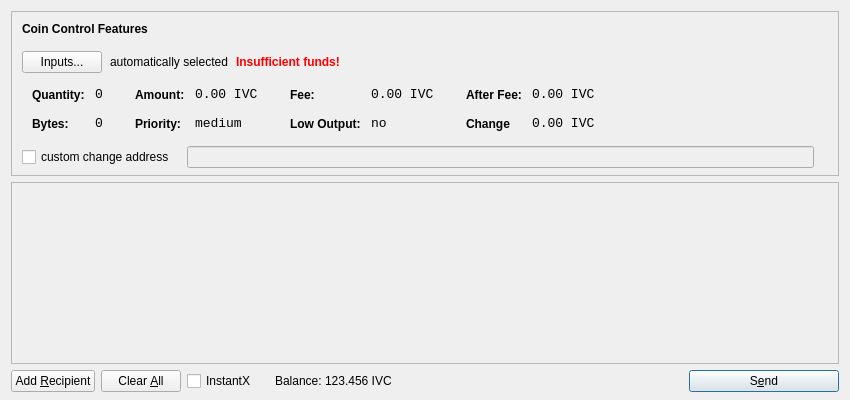
<?xml version="1.0" encoding="UTF-8"?>
<ui version="4.0">
 <class>SendCoinsDialog</class>
 <widget class="QDialog" name="SendCoinsDialog">
  <property name="geometry">
   <rect>
    <x>0</x>
    <y>0</y>
    <width>850</width>
    <height>400</height>
   </rect>
  </property>
  <property name="windowTitle">
   <string>Send Coins</string>
  </property>
  <property name="styleSheet">
   <string notr="true"/>
  </property>
  <layout class="QVBoxLayout" name="verticalLayout" stretch="0,1,0">
   <property name="bottomMargin">
    <number>8</number>
   </property>
   <item>
    <widget class="QFrame" name="frameCoinControl">
     <property name="sizePolicy">
      <sizepolicy hsizetype="Expanding" vsizetype="Expanding">
       <horstretch>0</horstretch>
       <verstretch>0</verstretch>
      </sizepolicy>
     </property>
     <property name="maximumSize">
      <size>
       <width>16777215</width>
       <height>16777215</height>
      </size>
     </property>
     <property name="frameShape">
      <enum>QFrame::StyledPanel</enum>
     </property>
     <property name="frameShadow">
      <enum>QFrame::Sunken</enum>
     </property>
     <layout class="QVBoxLayout" name="verticalLayoutCoinControl2">
      <property name="spacing">
       <number>6</number>
      </property>
      <property name="leftMargin">
       <number>0</number>
      </property>
      <property name="topMargin">
       <number>0</number>
      </property>
      <property name="rightMargin">
       <number>0</number>
      </property>
      <property name="bottomMargin">
       <number>6</number>
      </property>
      <item>
       <layout class="QVBoxLayout" name="verticalLayoutCoinControl" stretch="0,0,0,0,1">
        <property name="spacing">
         <number>0</number>
        </property>
        <property name="leftMargin">
         <number>10</number>
        </property>
        <property name="topMargin">
         <number>10</number>
        </property>
        <item>
         <layout class="QHBoxLayout" name="horizontalLayoutCoinControl1">
          <property name="bottomMargin">
           <number>15</number>
          </property>
          <item>
           <widget class="QLabel" name="labelCoinControlFeatures">
            <property name="sizePolicy">
             <sizepolicy hsizetype="Preferred" vsizetype="Maximum">
              <horstretch>0</horstretch>
              <verstretch>0</verstretch>
             </sizepolicy>
            </property>
            <property name="font">
             <font>
              <weight>75</weight>
              <bold>true</bold>
             </font>
            </property>
            <property name="styleSheet">
             <string notr="true">font-weight:bold;</string>
            </property>
            <property name="text">
             <string>Coin Control Features</string>
            </property>
           </widget>
          </item>
         </layout>
        </item>
        <item>
         <layout class="QHBoxLayout" name="horizontalLayoutCoinControl2" stretch="0,0,0,0">
          <property name="spacing">
           <number>8</number>
          </property>
          <property name="bottomMargin">
           <number>10</number>
          </property>
          <item>
           <widget class="QPushButton" name="pushButtonCoinControl">
            <property name="styleSheet">
             <string notr="true"/>
            </property>
            <property name="text">
             <string>Inputs...</string>
            </property>
           </widget>
          </item>
          <item>
           <widget class="QLabel" name="labelCoinControlAutomaticallySelected">
            <property name="text">
             <string>automatically selected</string>
            </property>
            <property name="margin">
             <number>5</number>
            </property>
           </widget>
          </item>
          <item>
           <widget class="QLabel" name="labelCoinControlInsuffFunds">
            <property name="font">
             <font>
              <weight>75</weight>
              <bold>true</bold>
             </font>
            </property>
            <property name="styleSheet">
             <string notr="true">color:red;font-weight:bold;</string>
            </property>
            <property name="text">
             <string>Insufficient funds!</string>
            </property>
            <property name="margin">
             <number>5</number>
            </property>
           </widget>
          </item>
          <item>
           <spacer name="horizontalSpacerCoinControl">
            <property name="orientation">
             <enum>Qt::Horizontal</enum>
            </property>
            <property name="sizeHint" stdset="0">
             <size>
              <width>40</width>
              <height>1</height>
             </size>
            </property>
           </spacer>
          </item>
         </layout>
        </item>
        <item>
         <widget class="QWidget" name="widgetCoinControl" native="true">
          <property name="sizePolicy">
           <sizepolicy hsizetype="Preferred" vsizetype="Preferred">
            <horstretch>0</horstretch>
            <verstretch>0</verstretch>
           </sizepolicy>
          </property>
          <property name="minimumSize">
           <size>
            <width>0</width>
            <height>0</height>
           </size>
          </property>
          <property name="styleSheet">
           <string notr="true"/>
          </property>
          <layout class="QHBoxLayout" name="horizontalLayoutCoinControl5">
           <property name="leftMargin">
            <number>0</number>
           </property>
           <property name="topMargin">
            <number>0</number>
           </property>
           <property name="rightMargin">
            <number>0</number>
           </property>
           <property name="bottomMargin">
            <number>0</number>
           </property>
           <item>
            <layout class="QHBoxLayout" name="horizontalLayoutCoinControl3" stretch="0,0,0,1">
             <property name="spacing">
              <number>20</number>
             </property>
             <property name="topMargin">
              <number>0</number>
             </property>
             <property name="bottomMargin">
              <number>10</number>
             </property>
             <item>
              <layout class="QFormLayout" name="formLayoutCoinControl1">
               <property name="horizontalSpacing">
                <number>10</number>
               </property>
               <property name="verticalSpacing">
                <number>14</number>
               </property>
               <property name="leftMargin">
                <number>10</number>
               </property>
               <property name="topMargin">
                <number>4</number>
               </property>
               <property name="rightMargin">
                <number>6</number>
               </property>
               <item row="0" column="0">
                <widget class="QLabel" name="labelCoinControlQuantityText">
                 <property name="styleSheet">
                  <string notr="true">font-weight:bold;</string>
                 </property>
                 <property name="text">
                  <string>Quantity:</string>
                 </property>
                 <property name="margin">
                  <number>0</number>
                 </property>
                </widget>
               </item>
               <item row="0" column="1">
                <widget class="QLabel" name="labelCoinControlQuantity">
                 <property name="font">
                  <font>
                   <family>Monospace</family>
                   <pointsize>10</pointsize>
                  </font>
                 </property>
                 <property name="cursor">
                  <cursorShape>IBeamCursor</cursorShape>
                 </property>
                 <property name="contextMenuPolicy">
                  <enum>Qt::ActionsContextMenu</enum>
                 </property>
                 <property name="text">
                  <string>0</string>
                 </property>
                 <property name="margin">
                  <number>0</number>
                 </property>
                 <property name="textInteractionFlags">
                  <set>Qt::LinksAccessibleByMouse|Qt::TextSelectableByKeyboard|Qt::TextSelectableByMouse</set>
                 </property>
                </widget>
               </item>
               <item row="1" column="0">
                <widget class="QLabel" name="labelCoinControlBytesText">
                 <property name="styleSheet">
                  <string notr="true">font-weight:bold;</string>
                 </property>
                 <property name="text">
                  <string>Bytes:</string>
                 </property>
                </widget>
               </item>
               <item row="1" column="1">
                <widget class="QLabel" name="labelCoinControlBytes">
                 <property name="font">
                  <font>
                   <family>Monospace</family>
                   <pointsize>10</pointsize>
                  </font>
                 </property>
                 <property name="cursor">
                  <cursorShape>IBeamCursor</cursorShape>
                 </property>
                 <property name="contextMenuPolicy">
                  <enum>Qt::ActionsContextMenu</enum>
                 </property>
                 <property name="text">
                  <string>0</string>
                 </property>
                 <property name="textInteractionFlags">
                  <set>Qt::LinksAccessibleByMouse|Qt::TextSelectableByKeyboard|Qt::TextSelectableByMouse</set>
                 </property>
                </widget>
               </item>
              </layout>
             </item>
             <item>
              <layout class="QFormLayout" name="formLayoutCoinControl2">
               <property name="horizontalSpacing">
                <number>10</number>
               </property>
               <property name="verticalSpacing">
                <number>14</number>
               </property>
               <property name="leftMargin">
                <number>6</number>
               </property>
               <property name="topMargin">
                <number>4</number>
               </property>
               <property name="rightMargin">
                <number>6</number>
               </property>
               <item row="0" column="0">
                <widget class="QLabel" name="labelCoinControlAmountText">
                 <property name="styleSheet">
                  <string notr="true">font-weight:bold;</string>
                 </property>
                 <property name="text">
                  <string>Amount:</string>
                 </property>
                 <property name="margin">
                  <number>0</number>
                 </property>
                </widget>
               </item>
               <item row="0" column="1">
                <widget class="QLabel" name="labelCoinControlAmount">
                 <property name="font">
                  <font>
                   <family>Monospace</family>
                   <pointsize>10</pointsize>
                  </font>
                 </property>
                 <property name="cursor">
                  <cursorShape>IBeamCursor</cursorShape>
                 </property>
                 <property name="contextMenuPolicy">
                  <enum>Qt::ActionsContextMenu</enum>
                 </property>
                 <property name="text">
                  <string>0.00 IVC</string>
                 </property>
                 <property name="textInteractionFlags">
                  <set>Qt::LinksAccessibleByMouse|Qt::TextSelectableByKeyboard|Qt::TextSelectableByMouse</set>
                 </property>
                </widget>
               </item>
               <item row="1" column="0">
                <widget class="QLabel" name="labelCoinControlPriorityText">
                 <property name="styleSheet">
                  <string notr="true">font-weight:bold;</string>
                 </property>
                 <property name="text">
                  <string>Priority:</string>
                 </property>
                </widget>
               </item>
               <item row="1" column="1">
                <widget class="QLabel" name="labelCoinControlPriority">
                 <property name="font">
                  <font>
                   <family>Monospace</family>
                   <pointsize>10</pointsize>
                  </font>
                 </property>
                 <property name="cursor">
                  <cursorShape>IBeamCursor</cursorShape>
                 </property>
                 <property name="contextMenuPolicy">
                  <enum>Qt::ActionsContextMenu</enum>
                 </property>
                 <property name="text">
                  <string>medium</string>
                 </property>
                 <property name="textInteractionFlags">
                  <set>Qt::LinksAccessibleByMouse|Qt::TextSelectableByKeyboard|Qt::TextSelectableByMouse</set>
                 </property>
                </widget>
               </item>
              </layout>
             </item>
             <item>
              <layout class="QFormLayout" name="formLayoutCoinControl3">
               <property name="horizontalSpacing">
                <number>10</number>
               </property>
               <property name="verticalSpacing">
                <number>14</number>
               </property>
               <property name="leftMargin">
                <number>6</number>
               </property>
               <property name="topMargin">
                <number>4</number>
               </property>
               <property name="rightMargin">
                <number>6</number>
               </property>
               <item row="0" column="0">
                <widget class="QLabel" name="labelCoinControlFeeText">
                 <property name="styleSheet">
                  <string notr="true">font-weight:bold;</string>
                 </property>
                 <property name="text">
                  <string>Fee:</string>
                 </property>
                 <property name="margin">
                  <number>0</number>
                 </property>
                </widget>
               </item>
               <item row="0" column="1">
                <widget class="QLabel" name="labelCoinControlFee">
                 <property name="font">
                  <font>
                   <family>Monospace</family>
                   <pointsize>10</pointsize>
                  </font>
                 </property>
                 <property name="cursor">
                  <cursorShape>IBeamCursor</cursorShape>
                 </property>
                 <property name="contextMenuPolicy">
                  <enum>Qt::ActionsContextMenu</enum>
                 </property>
                 <property name="text">
                  <string>0.00 IVC</string>
                 </property>
                 <property name="textInteractionFlags">
                  <set>Qt::LinksAccessibleByMouse|Qt::TextSelectableByKeyboard|Qt::TextSelectableByMouse</set>
                 </property>
                </widget>
               </item>
               <item row="1" column="0">
                <widget class="QLabel" name="labelCoinControlLowOutputText">
                 <property name="styleSheet">
                  <string notr="true">font-weight:bold;</string>
                 </property>
                 <property name="text">
                  <string>Low Output:</string>
                 </property>
                </widget>
               </item>
               <item row="1" column="1">
                <widget class="QLabel" name="labelCoinControlLowOutput">
                 <property name="font">
                  <font>
                   <family>Monospace</family>
                   <pointsize>10</pointsize>
                  </font>
                 </property>
                 <property name="cursor">
                  <cursorShape>IBeamCursor</cursorShape>
                 </property>
                 <property name="contextMenuPolicy">
                  <enum>Qt::ActionsContextMenu</enum>
                 </property>
                 <property name="text">
                  <string>no</string>
                 </property>
                 <property name="textInteractionFlags">
                  <set>Qt::LinksAccessibleByMouse|Qt::TextSelectableByKeyboard|Qt::TextSelectableByMouse</set>
                 </property>
                </widget>
               </item>
              </layout>
             </item>
             <item>
              <layout class="QFormLayout" name="formLayoutCoinControl4">
               <property name="horizontalSpacing">
                <number>10</number>
               </property>
               <property name="verticalSpacing">
                <number>14</number>
               </property>
               <property name="leftMargin">
                <number>6</number>
               </property>
               <property name="topMargin">
                <number>4</number>
               </property>
               <property name="rightMargin">
                <number>6</number>
               </property>
               <item row="0" column="0">
                <widget class="QLabel" name="labelCoinControlAfterFeeText">
                 <property name="styleSheet">
                  <string notr="true">font-weight:bold;</string>
                 </property>
                 <property name="text">
                  <string>After Fee:</string>
                 </property>
                 <property name="margin">
                  <number>0</number>
                 </property>
                </widget>
               </item>
               <item row="0" column="1">
                <widget class="QLabel" name="labelCoinControlAfterFee">
                 <property name="font">
                  <font>
                   <family>Monospace</family>
                   <pointsize>10</pointsize>
                  </font>
                 </property>
                 <property name="cursor">
                  <cursorShape>IBeamCursor</cursorShape>
                 </property>
                 <property name="contextMenuPolicy">
                  <enum>Qt::ActionsContextMenu</enum>
                 </property>
                 <property name="text">
                  <string>0.00 IVC</string>
                 </property>
                 <property name="textInteractionFlags">
                  <set>Qt::LinksAccessibleByMouse|Qt::TextSelectableByKeyboard|Qt::TextSelectableByMouse</set>
                 </property>
                </widget>
               </item>
               <item row="1" column="0">
                <widget class="QLabel" name="labelCoinControlChangeText">
                 <property name="styleSheet">
                  <string notr="true">font-weight:bold;</string>
                 </property>
                 <property name="text">
                  <string>Change</string>
                 </property>
                </widget>
               </item>
               <item row="1" column="1">
                <widget class="QLabel" name="labelCoinControlChange">
                 <property name="font">
                  <font>
                   <family>Monospace</family>
                   <pointsize>10</pointsize>
                  </font>
                 </property>
                 <property name="cursor">
                  <cursorShape>IBeamCursor</cursorShape>
                 </property>
                 <property name="contextMenuPolicy">
                  <enum>Qt::ActionsContextMenu</enum>
                 </property>
                 <property name="text">
                  <string>0.00 IVC</string>
                 </property>
                 <property name="textInteractionFlags">
                  <set>Qt::LinksAccessibleByMouse|Qt::TextSelectableByKeyboard|Qt::TextSelectableByMouse</set>
                 </property>
                </widget>
               </item>
              </layout>
             </item>
            </layout>
           </item>
          </layout>
         </widget>
        </item>
        <item>
         <layout class="QHBoxLayout" name="horizontalLayoutCoinControl4" stretch="0,0,0">
          <property name="spacing">
           <number>12</number>
          </property>
          <property name="sizeConstraint">
           <enum>QLayout::SetDefaultConstraint</enum>
          </property>
          <property name="topMargin">
           <number>5</number>
          </property>
          <property name="rightMargin">
           <number>5</number>
          </property>
          <item>
           <widget class="QCheckBox" name="checkBoxCoinControlChange">
            <property name="text">
             <string>custom change address</string>
            </property>
           </widget>
          </item>
          <item>
           <widget class="QLineEdit" name="lineEditCoinControlChange">
            <property name="enabled">
             <bool>false</bool>
            </property>
            <property name="sizePolicy">
             <sizepolicy hsizetype="Expanding" vsizetype="Fixed">
              <horstretch>0</horstretch>
              <verstretch>0</verstretch>
             </sizepolicy>
            </property>
           </widget>
          </item>
          <item>
           <widget class="QLabel" name="labelCoinControlChangeLabel">
            <property name="sizePolicy">
             <sizepolicy hsizetype="Preferred" vsizetype="Expanding">
              <horstretch>0</horstretch>
              <verstretch>0</verstretch>
             </sizepolicy>
            </property>
            <property name="minimumSize">
             <size>
              <width>0</width>
              <height>0</height>
             </size>
            </property>
            <property name="text">
             <string/>
            </property>
            <property name="margin">
             <number>3</number>
            </property>
           </widget>
          </item>
         </layout>
        </item>
        <item>
         <spacer name="verticalSpacerCoinControl">
          <property name="orientation">
           <enum>Qt::Vertical</enum>
          </property>
          <property name="sizeHint" stdset="0">
           <size>
            <width>800</width>
            <height>1</height>
           </size>
          </property>
         </spacer>
        </item>
       </layout>
      </item>
     </layout>
    </widget>
   </item>
   <item>
    <widget class="QScrollArea" name="scrollArea">
     <property name="widgetResizable">
      <bool>true</bool>
     </property>
     <widget class="QWidget" name="scrollAreaWidgetContents">
      <property name="geometry">
       <rect>
        <x>0</x>
        <y>0</y>
        <width>830</width>
        <height>170</height>
       </rect>
      </property>
      <layout class="QVBoxLayout" name="verticalLayout_2">
       <property name="leftMargin">
        <number>0</number>
       </property>
       <property name="topMargin">
        <number>0</number>
       </property>
       <property name="rightMargin">
        <number>0</number>
       </property>
       <property name="bottomMargin">
        <number>0</number>
       </property>
       <item>
        <layout class="QVBoxLayout" name="entries">
         <property name="spacing">
          <number>6</number>
         </property>
        </layout>
       </item>
       <item>
        <spacer name="verticalSpacer">
         <property name="orientation">
          <enum>Qt::Vertical</enum>
         </property>
         <property name="sizeHint" stdset="0">
          <size>
           <width>20</width>
           <height>40</height>
          </size>
         </property>
        </spacer>
       </item>
      </layout>
     </widget>
    </widget>
   </item>
   <item>
    <layout class="QHBoxLayout" name="horizontalLayout">
     <item>
      <widget class="QPushButton" name="addButton">
       <property name="toolTip">
        <string>Send to multiple recipients at once</string>
       </property>
       <property name="text">
        <string>Add &amp;Recipient</string>
       </property>
       <property name="autoDefault">
        <bool>false</bool>
       </property>
      </widget>
     </item>
     <item>
      <widget class="QPushButton" name="clearButton">
       <property name="sizePolicy">
        <sizepolicy hsizetype="Minimum" vsizetype="Fixed">
         <horstretch>0</horstretch>
         <verstretch>0</verstretch>
        </sizepolicy>
       </property>
       <property name="toolTip">
        <string>Remove all transaction fields</string>
       </property>
       <property name="text">
        <string>Clear &amp;All</string>
       </property>
       <property name="autoRepeatDelay">
        <number>300</number>
       </property>
       <property name="autoDefault">
        <bool>false</bool>
       </property>
      </widget>
     </item>
     <item>
      <layout class="QHBoxLayout" name="horizontalLayout_2">
       <property name="spacing">
        <number>3</number>
       </property>
       <item>
        <widget class="QCheckBox" name="checkInstantX">
         <property name="enabled">
          <bool>true</bool>
         </property>
         <property name="minimumSize">
          <size>
           <width>85</width>
           <height>0</height>
          </size>
         </property>
         <property name="text">
          <string>InstantX</string>
         </property>
        </widget>
       </item>
       <item>
        <widget class="QLabel" name="label">
         <property name="sizePolicy">
          <sizepolicy hsizetype="Preferred" vsizetype="Fixed">
           <horstretch>0</horstretch>
           <verstretch>0</verstretch>
          </sizepolicy>
         </property>
         <property name="text">
          <string>Balance:</string>
         </property>
        </widget>
       </item>
       <item>
        <widget class="QLabel" name="labelBalance">
         <property name="sizePolicy">
          <sizepolicy hsizetype="Preferred" vsizetype="Fixed">
           <horstretch>0</horstretch>
           <verstretch>0</verstretch>
          </sizepolicy>
         </property>
         <property name="cursor">
          <cursorShape>IBeamCursor</cursorShape>
         </property>
         <property name="text">
          <string>123.456 IVC</string>
         </property>
         <property name="textInteractionFlags">
          <set>Qt::LinksAccessibleByMouse|Qt::TextSelectableByKeyboard|Qt::TextSelectableByMouse</set>
         </property>
        </widget>
       </item>
      </layout>
     </item>
     <item>
      <spacer name="horizontalSpacer">
       <property name="orientation">
        <enum>Qt::Horizontal</enum>
       </property>
       <property name="sizeHint" stdset="0">
        <size>
         <width>40</width>
         <height>20</height>
        </size>
       </property>
      </spacer>
     </item>
     <item>
      <widget class="QPushButton" name="sendButton">
       <property name="minimumSize">
        <size>
         <width>150</width>
         <height>0</height>
        </size>
       </property>
       <property name="toolTip">
        <string>Confirm the send action</string>
       </property>
       <property name="text">
        <string>S&amp;end</string>
       </property>
       <property name="icon">
        <iconset resource="../bitcoin.qrc">
         <normaloff>:/icons/send</normaloff>:/icons/send</iconset>
       </property>
       <property name="default">
        <bool>true</bool>
       </property>
      </widget>
     </item>
    </layout>
   </item>
  </layout>
 </widget>
 <resources>
  <include location="../bitcoin.qrc"/>
 </resources>
 <connections/>
</ui>
